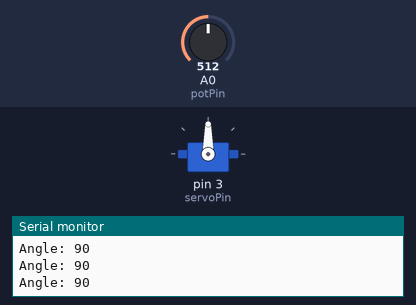
Bench run of a sketch on a simulated Arduino Uno, built with avr-gcc and run on an emulated ATmega328P. Parts: servo, the last lines printed to the serial monitor. The test bench sets the inputs (shaded band); at power-on: A0 (potPin) = 512.

Above: at 1.2 s.
1.3 s: A0 (potPin) set to 561
At 2.1 s:
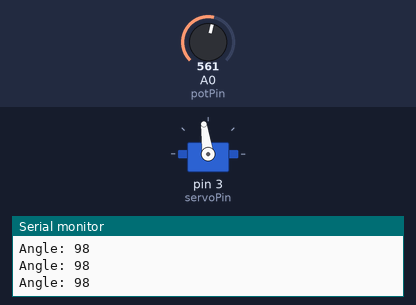
2.8 s: A0 (potPin) set to 585
At 4.0 s:
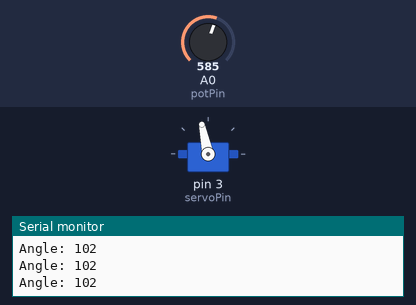
4.3 s: A0 (potPin) set to 306
At 5.4 s:
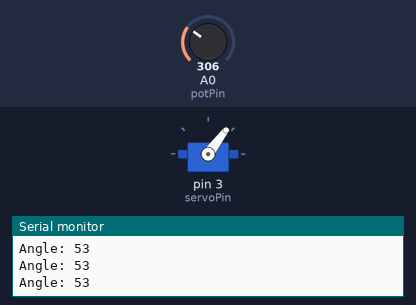
5.8 s: A0 (potPin) set to 60
At 6.3 s:
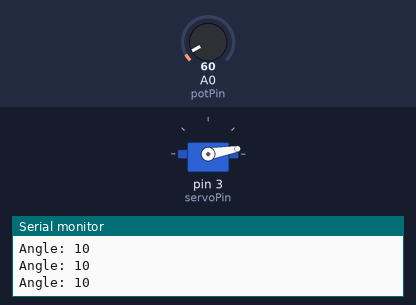
7.3 s: A0 (potPin) set to 51
At 7.9 s:
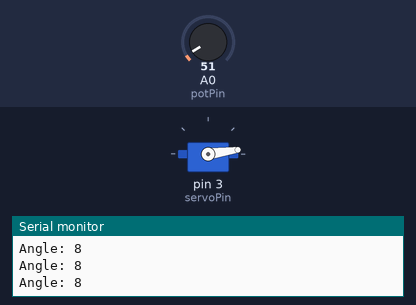
8.8 s: A0 (potPin) set to 122
At 9.9 s:
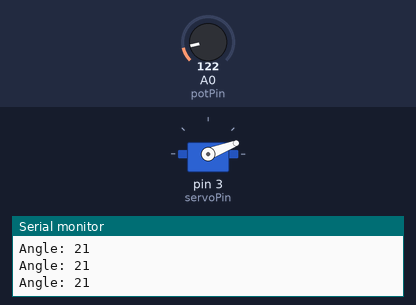
Timing chart, 0 to 11.3 s (numbered marks = the images above; inputs shaded):
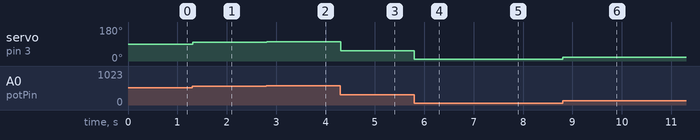

The sketch:

Exercise4_Servo_Motor.ino
```cpp
#include <Servo.h>

Servo myServo;
const int potPin   = A0;
const int servoPin = 3;

void setup() {
  myServo.attach(servoPin);
  Serial.begin(9600);
}

void loop() {
  int potValue = analogRead(potPin);           // 0–1023
  int angle    = map(potValue, 0, 1023, 0, 180); // Scale to 0–180 degrees
  myServo.write(angle);
  Serial.print("Angle: "); Serial.println(angle);
  delay(15);  // Give servo time to reach position
}
```

Measured:
- after the input at 1.3 s, servo on pin 3 (servoPin): 90° → 98° at once
- after the input at 2.8 s, servo on pin 3 (servoPin): 98° → 102° at once
- after the input at 4.3 s, servo on pin 3 (servoPin): 102° → 53° at once
- after the input at 5.8 s, servo on pin 3 (servoPin): 53° → 10° at once
- after the input at 7.3 s, servo on pin 3 (servoPin): 10° → 8° at once
- after the input at 8.8 s, servo on pin 3 (servoPin): 8° → 21° at once
